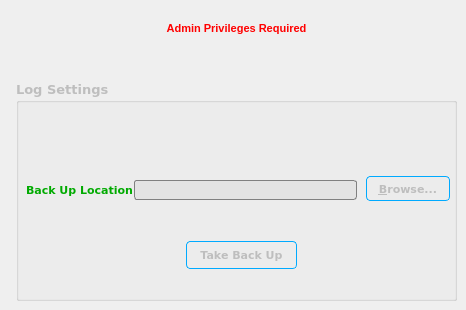
   <widget class="QWidget" name="logPage">
    <widget class="QGroupBox" name="logGB">
     <property name="enabled">
      <bool>false</bool>
     </property>
     <property name="geometry">
      <rect>
       <x>16</x>
       <y>80</y>
       <width>441</width>
       <height>221</height>
      </rect>
     </property>
     <property name="font">
      <font>
       <family>Verdana</family>
       <pointsize>10</pointsize>
       <weight>75</weight>
       <bold>true</bold>
      </font>
     </property>
     <property name="title">
      <string>Log Settings</string>
     </property>
     <widget class="QLabel" name="label_3">
      <property name="enabled">
       <bool>false</bool>
      </property>
      <property name="geometry">
       <rect>
        <x>10</x>
        <y>102</y>
        <width>111</width>
        <height>16</height>
       </rect>
      </property>
      <property name="font">
       <font>
        <weight>50</weight>
        <bold>false</bold>
       </font>
      </property>
      <property name="text">
       <string>&lt;!DOCTYPE HTML PUBLIC &quot;-//W3C//DTD HTML 4.0//EN&quot; &quot;http://www.w3.org/TR/REC-html40/strict.dtd&quot;&gt;
&lt;html&gt;&lt;head&gt;&lt;meta name=&quot;qrichtext&quot; content=&quot;1&quot; /&gt;&lt;style type=&quot;text/css&quot;&gt;
p, li { white-space: pre-wrap; }
&lt;/style&gt;&lt;/head&gt;&lt;body style=&quot; font-family:'MS Shell Dlg 2'; font-size:8.25pt; font-weight:400; font-style:normal;&quot;&gt;
&lt;p style=&quot; margin-top:0px; margin-bottom:0px; margin-left:0px; margin-right:0px; -qt-block-indent:0; text-indent:0px;&quot;&gt;&lt;span style=&quot; font-size:8pt; font-weight:600; color:#00aa00;&quot;&gt;Back Up Location :&lt;/span&gt;&lt;/p&gt;&lt;/body&gt;&lt;/html&gt;</string>
      </property>
      <property name="buddy">
       <cstring>logPathLE</cstring>
      </property>
     </widget>
     <widget class="QLineEdit" name="logPathLE">
      <property name="geometry">
       <rect>
        <x>118</x>
        <y>100</y>
        <width>223</width>
        <height>20</height>
       </rect>
      </property>
      <property name="focusPolicy">
       <enum>Qt::StrongFocus</enum>
      </property>
      <property name="toolTip">
       <string>give the path where you want to store log files</string>
      </property>
      <property name="layoutDirection">
       <enum>Qt::LeftToRight</enum>
      </property>
      <property name="autoFillBackground">
       <bool>false</bool>
      </property>
      <property name="styleSheet">
       <string notr="true">QLineEdit:disabled

{
background-color: rgb(227, 227, 227);
border:1px solid gray;
border-radius:3px;
}

QLineEdit:enabled
{
border:1px solid#00AAff;
border-radius:3px;
}</string>
      </property>
      <property name="locale">
       <locale language="Telugu" country="India"/>
      </property>
      <property name="text">
       <string/>
      </property>
      <property name="frame">
       <bool>true</bool>
      </property>
      <property name="echoMode">
       <enum>QLineEdit::Normal</enum>
      </property>
     </widget>
     <widget class="QPushButton" name="browseButton">
      <property name="geometry">
       <rect>
        <x>350</x>
        <y>96</y>
        <width>84</width>
        <height>25</height>
       </rect>
      </property>
      <property name="font">
       <font>
        <pointsize>8</pointsize>
        <weight>75</weight>
        <bold>true</bold>
       </font>
      </property>
      <property name="styleSheet">
       <string notr="true">QPushButton { 
border: 1px solid #00AAFF;
border-radius: 4px;
background-color: qlineargradient(x1: 0, y1: 0, x2: 0, y2: 1,
stop: 0 #f6f7fa, stop: 1 #dadbde);
min-width: 80px;
}

QPushButton:hover { border: 2px solid #33CC00;
color: rgb(255, 0, 0);}

QPushButton:pressed {
background-color: qlineargradient(x1: 0, y1: 0, x2: 0, y2: 1,
stop: 0 #dadbde, stop: 1 #f6f7fa);
}

QPushButton:flat {
border: none; /* no border for a flat push button */
}

QPushButton:default {
border-color: navy; /* make the default button prominent */
}</string>
      </property>
      <property name="text">
       <string>&amp;Browse...</string>
      </property>
      <property name="default">
       <bool>false</bool>
      </property>
     </widget>
     <widget class="QPushButton" name="backupButton">
      <property name="geometry">
       <rect>
        <x>170</x>
        <y>161</y>
        <width>111</width>
        <height>28</height>
       </rect>
      </property>
      <property name="font">
       <font>
        <pointsize>8</pointsize>
        <weight>75</weight>
        <bold>true</bold>
       </font>
      </property>
      <property name="styleSheet">
       <string notr="true">QPushButton { 
border: 1px solid #00AAFF;
border-radius: 4px;
background-color: qlineargradient(x1: 0, y1: 0, x2: 0, y2: 1,
stop: 0 #f6f7fa, stop: 1 #dadbde);
min-width: 80px;
}

QPushButton:hover { border: 2px solid #33CC00;
color: rgb(255, 0, 0);}

QPushButton:pressed {
background-color: qlineargradient(x1: 0, y1: 0, x2: 0, y2: 1,
stop: 0 #dadbde, stop: 1 #f6f7fa);
}

QPushButton:flat {
border: none; /* no border for a flat push button */
}

QPushButton:default {
border-color: navy; /* make the default button prominent */
}</string>
      </property>
      <property name="text">
       <string>Take Back Up</string>
      </property>
      <property name="default">
       <bool>false</bool>
      </property>
     </widget>
     <widget class="QLabel" name="label_8">
      <property name="enabled">
       <bool>false</bool>
      </property>
      <property name="geometry">
       <rect>
        <x>10</x>
        <y>10</y>
        <width>61</width>
        <height>64</height>
       </rect>
      </property>
      <property name="minimumSize">
       <size>
        <width>61</width>
        <height>64</height>
       </size>
      </property>
      <property name="maximumSize">
       <size>
        <width>61</width>
        <height>64</height>
       </size>
      </property>
      <property name="styleSheet">
       <string notr="true">background-image: url(:/images/vista-backup-icon.jpg);</string>
      </property>
      <property name="text">
       <string>&lt;!DOCTYPE HTML PUBLIC &quot;-//W3C//DTD HTML 4.0//EN&quot; &quot;http://www.w3.org/TR/REC-html40/strict.dtd&quot;&gt;
&lt;html&gt;&lt;head&gt;&lt;meta name=&quot;qrichtext&quot; content=&quot;1&quot; /&gt;&lt;style type=&quot;text/css&quot;&gt;
p, li { white-space: pre-wrap; }
&lt;/style&gt;&lt;/head&gt;&lt;body style=&quot; font-family:'MS Shell Dlg 2'; font-size:8.25pt; font-weight:400; font-style:normal;&quot;&gt;
&lt;p style=&quot; margin-top:0px; margin-bottom:0px; margin-left:0px; margin-right:0px; -qt-block-indent:0; text-indent:0px;&quot;&gt;&lt;img src=&quot;:/Images/log48.png&quot; /&gt;&lt;/p&gt;&lt;/body&gt;&lt;/html&gt;</string>
      </property>
      <property name="scaledContents">
       <bool>true</bool>
      </property>
      <property name="buddy">
       <cstring>logPathLE</cstring>
      </property>
     </widget>
    </widget>
    <widget class="QLabel" name="pLabel3">
     <property name="geometry">
      <rect>
       <x>160</x>
       <y>10</y>
       <width>153</width>
       <height>51</height>
      </rect>
     </property>
     <property name="text">
      <string>&lt;!DOCTYPE HTML PUBLIC &quot;-//W3C//DTD HTML 4.0//EN&quot; &quot;http://www.w3.org/TR/REC-html40/strict.dtd&quot;&gt;
&lt;html&gt;&lt;head&gt;&lt;meta name=&quot;qrichtext&quot; content=&quot;1&quot; /&gt;&lt;style type=&quot;text/css&quot;&gt;
p, li { white-space: pre-wrap; }
&lt;/style&gt;&lt;/head&gt;&lt;body style=&quot; font-family:'MS Shell Dlg 2'; font-size:8.25pt; font-weight:400; font-style:normal;&quot;&gt;
&lt;p align=&quot;center&quot; style=&quot; margin-top:0px; margin-bottom:0px; margin-left:0px; margin-right:0px; -qt-block-indent:0; text-indent:0px;&quot;&gt;&lt;span style=&quot; font-size:8pt; font-weight:600; color:#ff0000;&quot;&gt;Admin Privileges Required&lt;/span&gt;&lt;/p&gt;
&lt;p align=&quot;center&quot; style=&quot; margin-top:0px; margin-bottom:0px; margin-left:0px; margin-right:0px; -qt-block-indent:0; text-indent:0px;&quot;&gt;&lt;img src=&quot;:/Images/icon_password.png&quot; /&gt;&lt;/p&gt;&lt;/body&gt;&lt;/html&gt;</string>
     </property>
    </widget>
   </widget>
